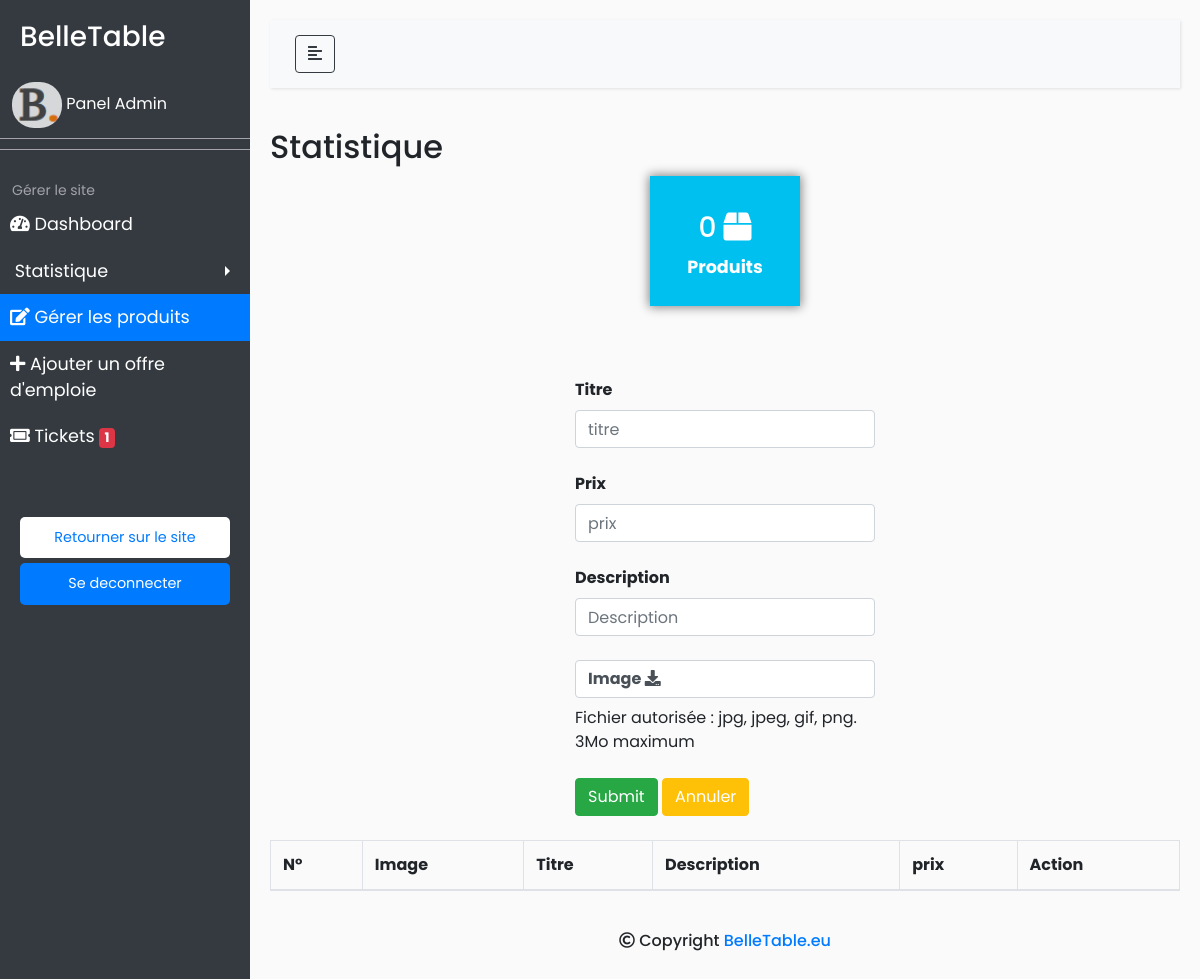
The app's page /admin/produits.php?action=new, older data.
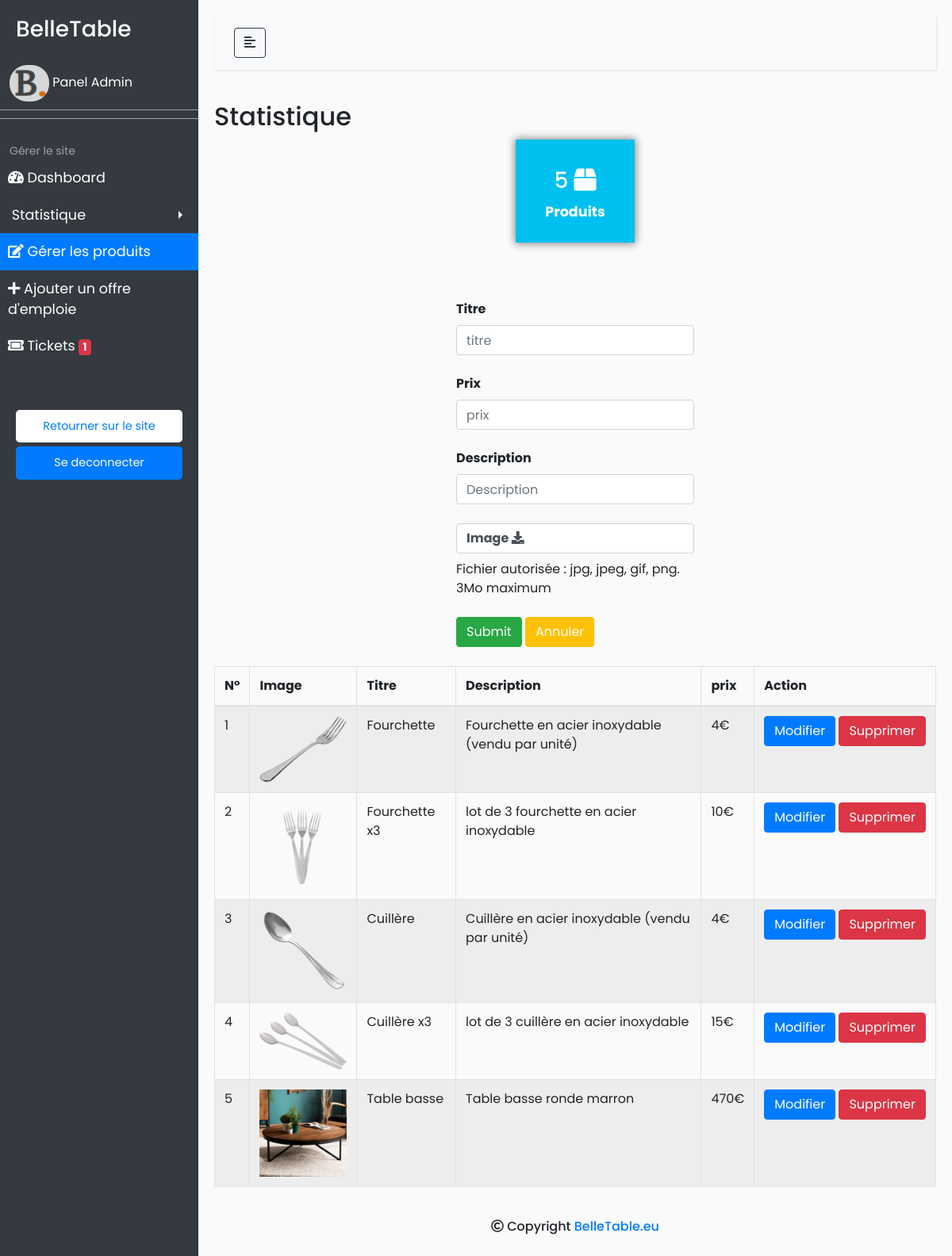
The same page, newer data.
### tables this page shows
CREATE TABLE IF NOT EXISTS `produit` (
  `idproduit` int(50) NOT NULL AUTO_INCREMENT,
  `titre` text NOT NULL,
  `old_prix` int(11) DEFAULT NULL,
  `prix` float NOT NULL,
  `description` text DEFAULT NULL,
  `image` text DEFAULT NULL,
  UNIQUE KEY `idannonce` (`idproduit`)
);

### admin/produits.php (the view, shortened to what this page needs)
<!DOCTYPE html>
<html>
<head>
    <?php
      require_once("include/en-tete.php");
      $req = mysqli_query($bdd, "SELECT * FROM produit ORDER BY idproduit");
    ?>
</head>
<body>
  <?php include("include/menu.php"); ?>
  <div id="content">
    <nav class="navbar navbar-expand-lg navbar-light bg-light">
      <div class="container-fluid">
        <button type="button" id="sidebarCollapse" class="btn btn-outline-dark">
          <i class="fas fa-align-left"></i>
        </button>
      </div>
    </nav>
    <section>
      <h2>Statistique</h2>
      <div align="center">
        <div class="info-box box1" style="width: 150px; height: 130px; ">
          <div class="text-box" style="padding-top: 35px;">
            <h3>
              <?php
                $query = mysqli_query($bdd, "SELECT count(*) FROM produit");
                $nbProduit = mysqli_fetch_assoc($query);
                echo $nbProduit['count(*)'];
              ?>
              <i class="fas fa-box"></i>
            </h3>
            <p>Produits</p>
          </div>
        </div>
      </div>
      <br>
    </section>
    <main>
      <?php if(@$_GET['action']=="new" || @$_GET['action']=="edit"): ?>
          <form method="POST" style="width: 300px; margin: auto;" enctype="multipart/form-data">
            <br><br>
            <label for="titre" class="label-produit">Titre</label><br>
            <input type="texte" name="titre" id="titre" value="<?php echo @$produit['titre'] ?>" placeholder="titre" class="form-control">
            <br>
            <label for="prix" class="label-produit">Prix</label><br>
            <input type="number" name="prix" id="prix" value="<?php echo @$produit['prix'] ?>" placeholder="prix" class="form-control">
            <br>
            <label for="desc" class="label-produit">Description</label><br>
            <input type="texte" name="desc" id="desc" value="<?php echo @$produit['description'] ?>" placeholder="Description" class="form-control">
            <br>
            <label for="image" class="label-produit form-control">Image <i class="fas fa-download"></i></label>
            <?php if(!isset($produit['image'])): ?>
              <span> Fichier autorisée : jpg, jpeg, gif, png. 3Mo maximum  </span>
            <?php else: ?>
              <span> <span style="color: red;">Attention !</span> Si vous rajoutez une photo, la nouvelle photo remplacera l'ancienne</span>
            <?php endif; ?>
            <br><br>
            <input type="submit" name="submit" class="btn btn-success">
             <a href="produits.php" class="btn btn-warning text-white">Annuler</a>
          </form>
      <?php endif; ?>
      <div class="table-responsive" >
        <table class="table table-hover table-striped table-bordered table-sm-responsive">
          <thead>
            <tr>
              <th>N°</th>
              <th>Image</th>
              <th>Titre</th>
              <th>Description</th>
              <th>prix</th>
              <th>Action</th>
            </tr>
          </thead>
          <tbody>
            <br>
            <?php $i = 0 ; ?>
            <?php while ($produit = mysqli_fetch_assoc($req)): ?>
              <tr> <?php $i++; ?>
                <td><?php echo $i; ?></td>
                <td><img width="110" src="../produits/<?php echo $produit['image']; ?>"></td>
                <td><?php echo $produit['titre']; ?></td>
                <td><?php echo $produit['description']; ?></td>
                <td><?php echo $produit['prix']; ?>€</td>
                <td style="white-space: nowrap;">
                  <a class="btn btn-primary" href="?action=edit&id=<?=$produit["idproduit"]?>">Modifier</a>
                  <a class="btn btn-danger" href="?action=delete&id=<?=$produit["idproduit"]?>">Supprimer</a>
                </td>
              </tr>
            <?php endwhile; ?>
          </tbody>
        </table>
      </div>
    </main>
    <br>
    <?php include("include/footer.php"); ?>
  </div>
</body>
</html>

Row changes from the older to the newer data that the page shows:
added produit: image (picture), titre "Fourchette", description "Fourchette en acier inoxydable (vendu par unité)", prix "4"
added produit: image (picture), titre "Fourchette x3", description "lot de 3 fourchette en acier inoxydable", prix "10"
added produit: image (picture), titre "Cuillère", description "Cuillère en acier inoxydable (vendu par unité)", prix "4"
added produit: image (picture), titre "Cuillère x3", description "lot de 3 cuillère en acier inoxydable", prix "15"
added produit: image (picture), titre "Table basse", description "Table basse ronde marron", prix "470"
Text that changed along with them:
$nbProduit['count(*)']: "0" → "5"
